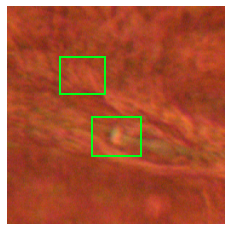
%> input picture Figures for (Local & Global) SSIM, IMSE, SNR, PSNR Computation/10-1/10-1E.png, 231 x 231 px; the run also reads 1 picture not shown here
$ octave Table_2_Image_Quality_Metrics_Computation.m   (GNU Octave 9; MATLAB toolbox functions it lacks are replaced by stand-ins)
%> lines starting %> are read from the running program, lines starting %| are printed output that depends on the picture
%% Read the images (to change between 10-1, 10-2 & 10-3)
ref = imread('10-1E.png');
%> ref is the input picture: size 231x231x3 uint8; mean R, G, B 174, 89.6, 61
A = imread('10-1GO.png');
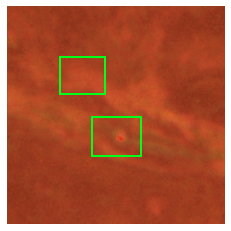
%> input picture Figures for (Local & Global) SSIM, IMSE, SNR, PSNR Computation/10-1/10-1GO.png, 231 x 231 px
%> A is the input picture: size 231x231x3 uint8; mean R, G, B 171.8, 87.5, 57.5
B = imread('10-1GU.png');

%% Calculate PSNR/SNR
[peaksnr, snr] = psnr(A, ref);
%> peaksnr = 28.02; snr = 22.28
[peaksnr2, snr2] = psnr(B, ref);
%> peaksnr2 = 26.58; snr2 = 20.84
fprintf('\n The O-net PSNR value is %0.4f', peaksnr);
%|  The O-net PSNR value is 28.0239
fprintf('\n The O-net SNR value is %0.4f \n', snr);
%|  The O-net SNR value is 22.2842
fprintf('\n The U-net PSNR value is %0.4f', peaksnr2);
%|  The U-net PSNR value is 26.5802
fprintf('\n The U-net SNR value is %0.4f \n', snr2);
%|  The U-net SNR value is 20.8405

%% Calculate IMSE (https://www.mathworks.com/help/images/ref/immse.html)
err = immse(A, ref);
%> err = 102.5
err2 = immse(B, ref);
%> err2 = 142.9
fprintf('\n The O-Net mean-squared error (IMSE) is %0.4f\n', err);
%|  The O-Net mean-squared error (IMSE) is 102.4927
fprintf('\n The U-Net mean-squared error (IMSE) is %0.4f\n', err2);
%|  The U-Net mean-squared error (IMSE) is 142.9108

%% Calculate SSIM (https://www.mathworks.com/help/images/ref/ssim.html)
[ssimval,ssimmap] = ssim(A,ref);
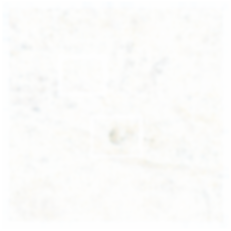
%> ssimmap: size 231x231x3 double; mean R, G, B 0.988, 0.989, 0.984
%> ssimval = 0.987
[ssimval2,ssimmap2] = ssim(B,ref);
%> ssimval2 = 0.984
ssimscore = squeeze(ssimval);
%> ssimscore = 0.987
ssimscore2 = squeeze(ssimval2);
%> ssimscore2 = 0.984
fprintf('\n The O-Net SSIM is %0.4f\n', ssimscore);
%|  The O-Net SSIM is 0.9873
fprintf('\n The U-Net SSIM is %0.4f\n', ssimscore2);
%|  The U-Net SSIM is 0.9841
